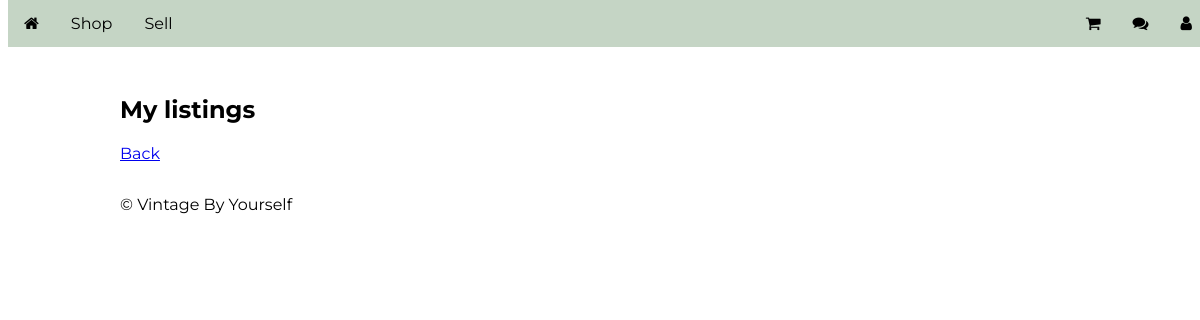
/listing/myproducts (signed in), run on an earlier commit of the app's database.
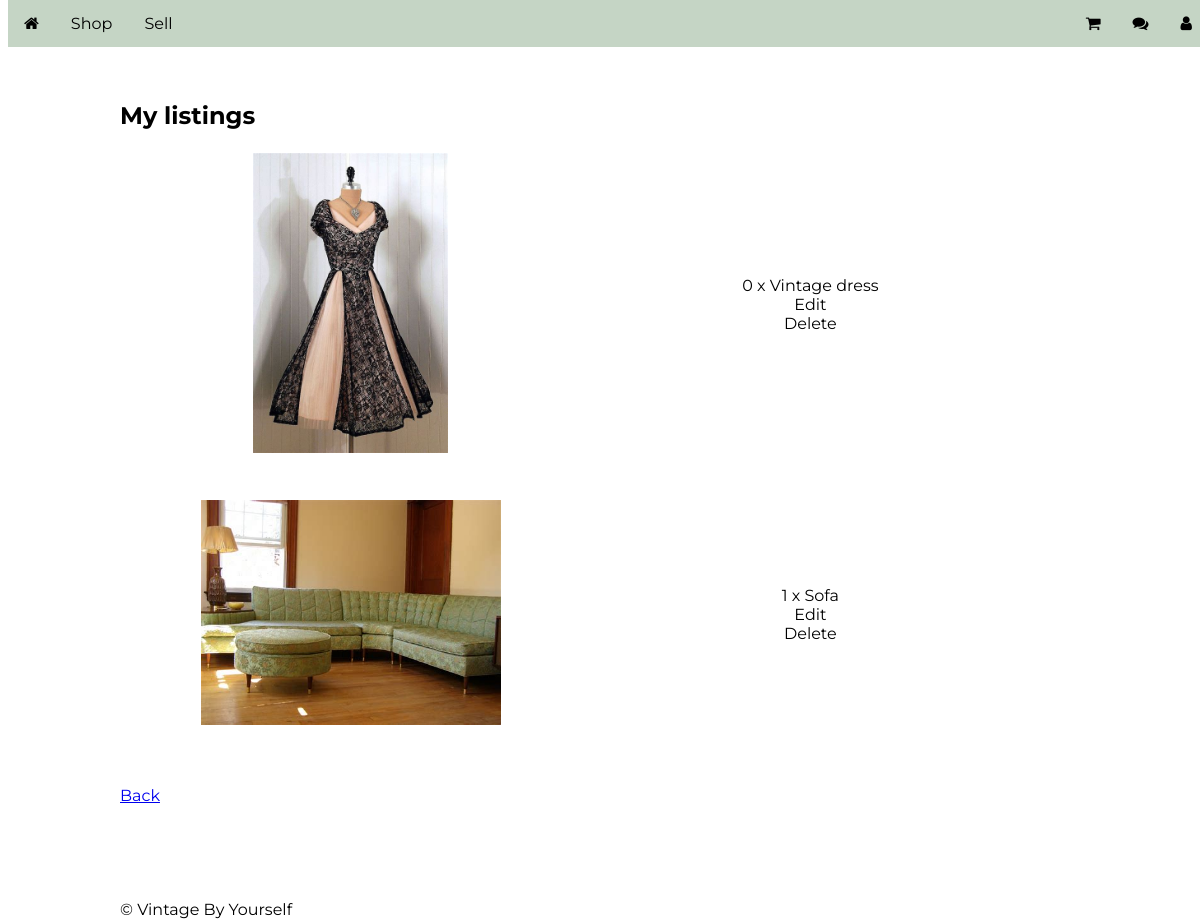
And on a later commit of the database.
### listing/models.py (models this page shows, shortened)
class Product(models.Model):
    CATEGORY_CHOICES = (
        ('clothing', 'CLOTHING'),
        ('furniture', 'FURNITURE'),
        ('electronics', 'ELECTRONICS'),
        ('other', 'OTHER')
    )
    id = models.AutoField(primary_key=True)
    owner = models.ForeignKey(User, on_delete=models.CASCADE)
    name = models.CharField(max_length=200)
    description = models.CharField(max_length=1000)
    price = models.DecimalField(max_digits=7, decimal_places=2)
    count = models.PositiveIntegerField()
    image = models.ImageField(upload_to=get_upload_path, null=True, blank=True)
    category = models.CharField(max_length=50)
    is_deleted = models.BooleanField(default=False)

### listing/views.py (the view)
# urls.py: path('myproducts', login_required(MyProducts.as_view()), name='myproducts'),
class MyProducts(ListView):
    model = Product
    context_object_name = 'list'
    template_name = 'listing/my_product_list.html'
    def get_context_data(self, **kwargs):
        context = ListView.get_context_data(self, **kwargs)
        return context

### listing/templates/listing/my_product_list.html (shortened to what this page needs)
{% extends 'listing/base.html' %}
{% load static %}
{% block content %}
	<h1>My listings</h1>
	{% if list %}
		{% for p in list %}
			{% if p.owner.username == request.user.username and p.is_deleted == False %}
				<table class="cart">
					<tr>
						<td>
							<img src="{{p.image.url}}" alt="{{p.name}}"/>
						</td>
						<td class="col">
							{{p.count}} x {{p.name}} <br/>
							<a href="{% url 'listing:update' p.id%}">Edit</a> </br>
							<a href="{% url 'listing:delete' p.id%}">Delete</a>
						</td>
					</tr>
				</table>
			{% endif %}
		{% endfor %}
	{% else %}
		<p>No products</p>
	{% endif %}
	<p><a href="{% url 'account:account_info' %}">Back</a></p>
{% endblock content %}

### listing/templates/listing/base.html (shortened to what this page needs)
{% load static %}
<!DOCTYPE html>
<html lang="en">
<head>
    <link rel="stylesheet" type="text/css" href="{% static 'style.css' %}">
    <link rel="stylesheet" href="https://cdnjs.cloudflare.com/ajax/libs/font-awesome/4.7.0/css/font-awesome.min.css">
</head>
<body>
        <div class="nav-bar">
            <a href="{% url 'listing:home' %}" class="l"><i class="fa fa-home"></i></a>
            <a href="{% url 'listing:list' %}" class="l">Shop</a>
            <a href="{% url 'listing:new' %}" class="l">Sell</a>
            <a href="{% url 'account:account_info' %}" class="r"><i class="fa fa-user"></i></a>
            {% if user.is_authenticated %}
            <a href="{% url 'chat:room' request.user.username%}" class="r"><i class="fa fa-comments"></i></a>
            <a href="{% url 'listing:cart' %}" class="r"><i class="fa fa-shopping-cart"></i></a>
                {% endif %}
        </div>
        <section class="page-content">
            <p><br /></p>
            {% block content %}
            {% endblock %}
            <br/>
            <footer>
                &copy; Vintage By Yourself
            </footer>
        </section>
</body>
</html>

### account/static/style.css (style rules this page uses)
body { font-family:"Montserrat"; }
.page-content { position: absolute; top:5%; left: 10%; right: 10%; }
footer { position: absolute; bottom: -10%; }
.nav-bar { overflow: hidden; background-color: #c5d5c5; position: fixed; top:0; width:100%; z-index: 9999; }
.nav-bar a.l { float: left; }
.nav-bar a.r { float: right; }
.nav-bar a { display: block; color: black; text-align: center; padding: 14px 16px; text-decoration: none; }
.cart td { height:100px; width:33%; bottom:0; display: table-cell; text-align: center; }
.cart img { height:300px; width:300px; object-fit: contain; }
.cart a, .order a, .detail a, .zoom a, .listing a { color: black; text-decoration: none; }
* { box-sizing: border-box; }

What changed in the data, as far as the page shows it:
added Product: image (picture), count "0", name "Vintage dress"
added Product: image (picture), count "1", name "Sofa"
